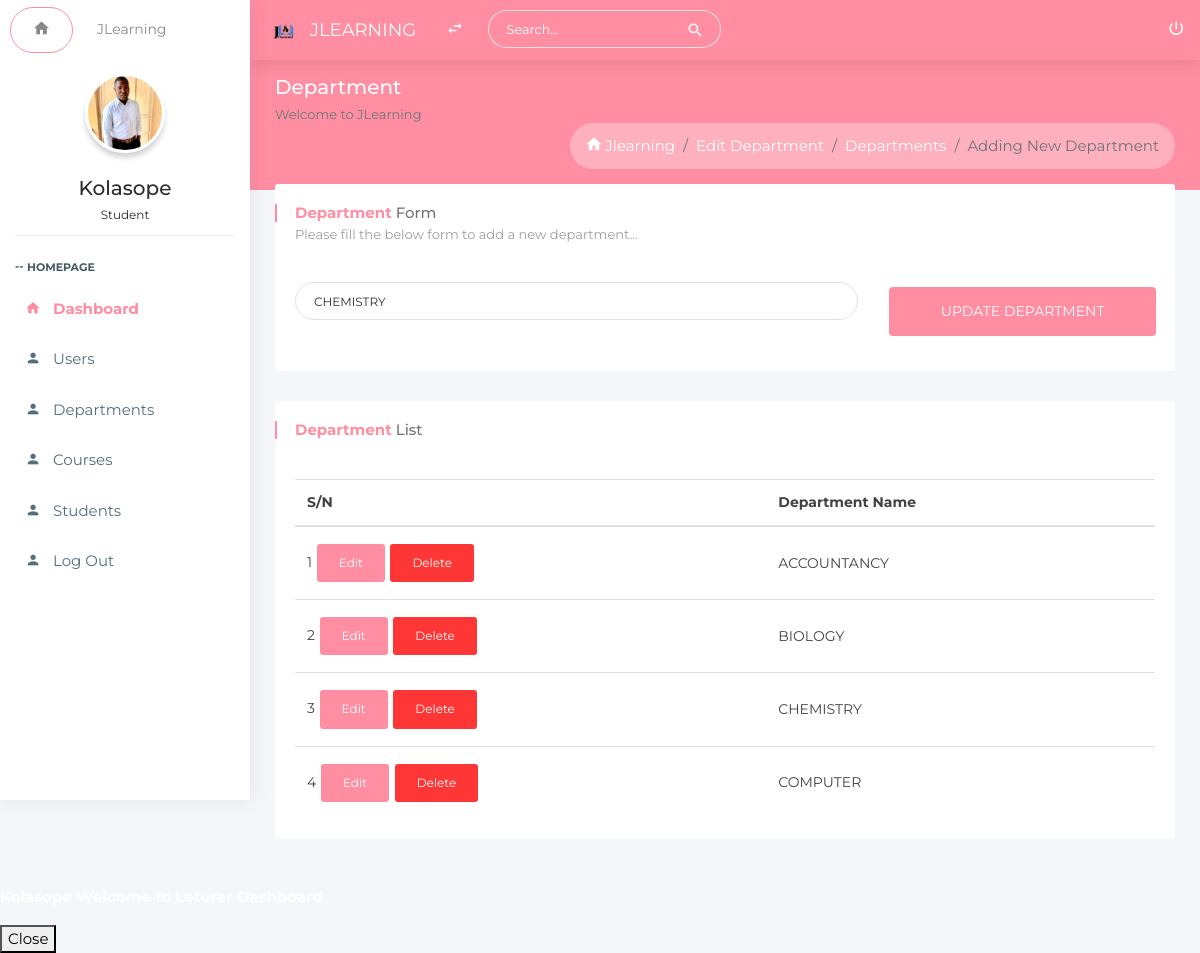
/administrator/portal/edit-department.php?dept_id=1 (signed in), run on the app's committed database.
### tables this page shows
CREATE TABLE `department` (
  `dept_id` int(255) NOT NULL,
  `dept_name` varchar(255) NOT NULL,
  `time_registered` timestamp NOT NULL DEFAULT CURRENT_TIMESTAMP ON UPDATE CURRENT_TIMESTAMP
);

### Function.php (called while the page is built, shortened)
<?php
    function getAllDept()
    {
        $db = Database::getInstance()->getConnection();
        $query = $db->prepare("SELECT * FROM department ORDER BY dept_name ASC");
        $query->execute();
        return $query->fetchAll(PDO::FETCH_ASSOC);
    }
    function getSingleDept($dept_id)
    {
        $db = Database::getInstance()->getConnection();
        $query = $db->prepare("SELECT * FROM department WHERE dept_id=:dept_id");
        $query->bindValue(":dept_id", $dept_id);
        $query->execute();
        return $query->fetch();
    }
?>

### administrator/portal/edit-department.php (the view, shortened to what this page needs)
<?php
    include_once("header.php");
    include_once("sidebar.php");
    $dept_id = $_GET['dept_id'];
    $data = getSingleDept($dept_id);
?>
<section class="content profile-page">
    <div class="block-header">
        <div class="row">
            <div class="col-lg-7 col-md-6 col-sm-12">
                <h2>Department
                <small class="text-muted">Welcome to JLearning</small>
                </h2>
            </div>
            <div class="col-lg-12 col-md-12 col-sm-12">
                <ul class="breadcrumb float-md-right">
                    <li class="breadcrumb-item"><a href="./"><i class="zmdi zmdi-home"></i> Jlearning</a></li>
                    <li class="breadcrumb-item"><a href="edit-department.php?dept_id=<?php echo $dept_id ?>">Edit Department</a></li>
                    <li class="breadcrumb-item"><a href="departments.php">Departments</a></li>
                    <li class="breadcrumb-item active">Adding New Department</li>
                </ul>
            </div>
        </div>
    </div>
    <div class="container-fluid">
        <div class="row clearfix">
            <div class="col-lg-12 col-md-12 col-sm-12">
                <div class="card">
                    <div class="header">
                        <h2><strong>Department</strong> Form <small>Please fill the below form to add a new department...</small> </h2>
                    </div>
                    <div class="body">
                        <form class="form-horizontal" action="update_department.php" method="POST"  enctype="multipart/form-data">
                            <div class="row clearfix">
                                <div class="col-lg-8 col-md-8 col-sm-12">
                                    <div class="form-group">
                                        <input type="text" class="form-control" placeholder="Department Name" name="dept_name" required
                                        value="<?php echo $data['dept_name'] ?>">
                                    </div>
                                </div>
                                <div class="col-lg-4 col-md-4 col-sm-12">
                                    <div class="form-group">
                                    <button type="submit" class="btn btn-primary btn-lg btn-block text-uppercase" name="update_dept">UPDATE DEPARTMENT</button>
                                    </div>
                                </div>
                            </div>
                        </form>
                    </div>
                </div>
            </div>
        </div>
        <div class="row clearfix">
            <div class="col-md-12">
                <div class="card student-list">
                    <div class="header">
                        <h2><strong>Department</strong> List</h2>
                    </div>
                    <div class="body">
                        <div class="table-responsive">
                            <table class="table table-hover m-b-0">
                                <thead>
                                    <tr>
                                        <th>S/N</th>
                                        <th>Department Name</th>
                                    </tr>
                                </thead>
                                <tbody><?php
                                    $num =1;
                                    foreach(getAllDept() as $dept){?>
                                        <tr>
                                            <td><?php echo $num; ?>
                                                <a href=""
                                                class="btn btn-primary"><i class="fa fa-pencil"></i>Edit</a>
                                                <a href="" class="btn btn-danger" ><i class="fa fa-trash-o"></i>Delete</a>
                                            </td>
                                            <td><?php echo ucwords($dept['dept_name']) ?></td>
                                        </tr><?php
                                        $num++;
                                    } ?>
                                </tbody>
                            </table>
                        </div>
                    </div>
                </div>
            </div>
        </div>
    </div>
</section>
<?php
    include_once("footer.php")
?>

### administrator/portal/assets/css/color_skins.css (style rules this page uses)
.theme-blush .btn-primary { background:#ff8ea2 }
.theme-blush .block-header h2 { color:#fff }
.theme-blush .block-header h2 small { color:#fff }
.theme-blush section.content:before { background-color:#ff8ea2 }
.theme-blush .card .header h2:before { background:#ff8ea2 }
.theme-blush .card .header h2 strong { color:#ff8ea2 }

### data on the page
department: dept_name "CHEMISTRY"
department: dept_name "ACCOUNTANCY"
department: dept_name "BIOLOGY"
department: dept_name "COMPUTER"

### other printed values
$_SESSION['name'] "Kolasope"
$_SESSION['role'] "Student"
